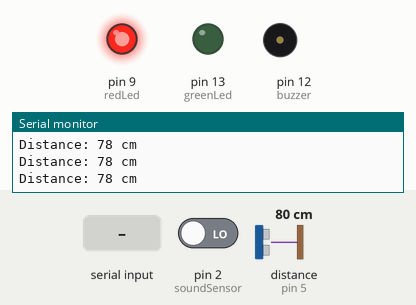
The sketch below on a simulated Arduino Uno, built with avr-gcc and run on an emulated ATmega328P. On the bench: output pins drawn as LEDs (lit = HIGH), buzzer (waves = sounding, pin HIGH), the last lines printed to the serial monitor. Wiring (inferred from the names in the program): ultrasonic range finder: trigger pin 4; echo pin 5. Inputs (shaded band) come from the test bench; at power-on: pin 2 (soundSensor) LOW, distance to the obstacle (sensor on pin 5) 80 cm. The echo pulse lasts 58.3 µs per cm; pins used as bus, display or sensor lines are not drawn.

Above: at 1.2 s.
1.3 s: pin 2 (soundSensor) driven HIGH
At 2.7 s:
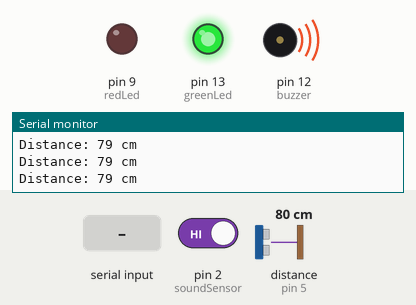
5.9 s: pin 2 (soundSensor) driven LOW
At 6.8 s:
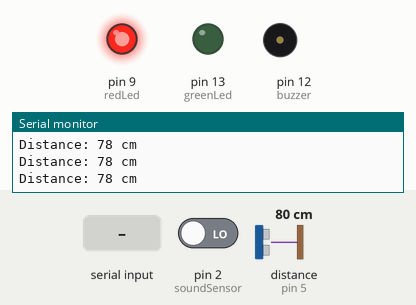
7.5 s: "1" received over Serial
At 8.4 s:
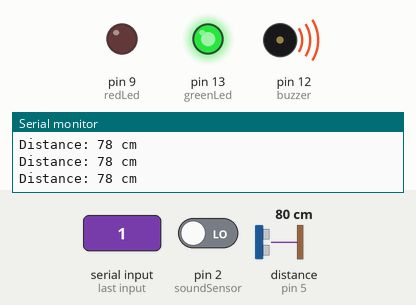
Timing chart, 0 to 10.2 s (numbered marks = the images above; inputs shaded):
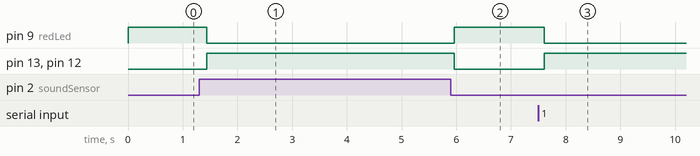

Measured:
- after the input at 1.3 s, pin 9 (redLed): HIGH → LOW after 0.14 s; pin 13 (greenLed), pin 12 (buzzer): LOW → HIGH after 0.14 s
- after the input at 5.9 s, pin 9 (redLed): LOW → HIGH after 0.06 s; pin 13 (greenLed), pin 12 (buzzer): HIGH → LOW after 0.06 s
- after the input at 7.5 s, pin 9 (redLed): HIGH → LOW after 0.11 s; pin 13 (greenLed), pin 12 (buzzer): LOW → HIGH after 0.11 s

The sketch:

sketch_LED_Buzzer.ino
```cpp
// const int greenLed = 13;
// const int redLed = 9;
// const int buzzer = 12;

// bool ambulanceDetected = false;

// void setup() {
//   Serial.begin(9600);
//   pinMode(greenLed, OUTPUT);
//   pinMode(redLed, OUTPUT);
//   pinMode(buzzer, OUTPUT);
// }

// void loop() {
//   if (Serial.available() > 0) {
//     char signal = Serial.read();

//     if (signal == '1') {
//       ambulanceDetected = true;
//     } else if (signal == '0') {
//       ambulanceDetected = false;
//     }
//   }

//   if (ambulanceDetected) {
//     digitalWrite(greenLed, HIGH);   // Emergency active
//     digitalWrite(redLed, LOW);
//     digitalWrite(buzzer, HIGH);     // Buzzer ON
//   } else {
//     digitalWrite(greenLed, LOW);
//     digitalWrite(redLed, HIGH);     // No ambulance
//     digitalWrite(buzzer, LOW);      // Buzzer OFF
//   }
// }

// const int greenLed = 13;
// const int redLed = 9;
// const int buzzer = 12;
// const int soundSensor = 2;  // D0 pin of CZN-15E

// bool ambulanceDetected = false;  // From GUI
// bool sirenDetected = false;      // From sound sensor

// void setup() {
//   Serial.begin(9600);
//   pinMode(greenLed, OUTPUT);
//   pinMode(redLed, OUTPUT);
//   pinMode(buzzer, OUTPUT);
//   pinMode(soundSensor, INPUT);

//   // Default state
//   digitalWrite(greenLed, LOW);
//   digitalWrite(redLed, HIGH);
//   digitalWrite(buzzer, LOW);
// }

// void loop() {
//   // Check if GUI has sent a signal
//   if (Serial.available() > 0) {
//     char signal = Serial.read();
//     ambulanceDetected = (signal == '1');
//   }

//   // Check if sound is detected
//   sirenDetected = digitalRead(soundSensor) == HIGH;

//   // OR condition - either GUI or sound triggers it
//   if (ambulanceDetected || sirenDetected) {
//     digitalWrite(greenLed, HIGH);   // Go
//     digitalWrite(redLed, LOW);
//     digitalWrite(buzzer, HIGH);
//   } else {
//     digitalWrite(greenLed, LOW);
//     digitalWrite(redLed, HIGH);     // Stop
//     digitalWrite(buzzer, LOW);
//   }

//   delay(100);  // Small delay for stability
// }

// Final Code with LED+Buzzer+UltraSonic Sensors and Audio module

const int greenLed = 13;
const int redLed = 9;
const int buzzer = 12;
const int soundSensor = 2;  // D0 pin of CZN-15E

const int trigPin = 4;     // Ultrasonic Sensor TRIG
const int echoPin = 5;     // Ultrasonic Sensor ECHO

bool ambulanceDetected = false;  // From GUI
bool sirenDetected = false;      // From sound sensor

void setup() {
  Serial.begin(9600);

  pinMode(greenLed, OUTPUT);
  pinMode(redLed, OUTPUT);
  pinMode(buzzer, OUTPUT);
  pinMode(soundSensor, INPUT);

  pinMode(trigPin, OUTPUT);
  pinMode(echoPin, INPUT);

  // Default state
  digitalWrite(greenLed, LOW);
  digitalWrite(redLed, HIGH);
  digitalWrite(buzzer, LOW);
}

void loop() {
  // GUI input
  if (Serial.available() > 0) {
    char signal = Serial.read();
    ambulanceDetected = (signal == '1');
  }

  // Sound sensor input
  sirenDetected = digitalRead(soundSensor) == HIGH;

  // Distance measurement (ultrasonic)
  long duration;
  int distance;

  digitalWrite(trigPin, LOW);
  delayMicroseconds(2);
  digitalWrite(trigPin, HIGH);
  delayMicroseconds(10);
  digitalWrite(trigPin, LOW);

  duration = pulseIn(echoPin, HIGH);
  distance = duration * 0.034 / 2;

  Serial.print("Distance: ");
  Serial.print(distance);
  Serial.println(" cm");

  // Action logic
  if (ambulanceDetected || sirenDetected) {
    digitalWrite(greenLed, HIGH);   // Go
    digitalWrite(redLed, LOW);
    digitalWrite(buzzer, HIGH);
  } else {
    digitalWrite(greenLed, LOW);
    digitalWrite(redLed, HIGH);     // Stop
    digitalWrite(buzzer, LOW);
  }

  delay(200);  // Delay for serial stability
}
```
